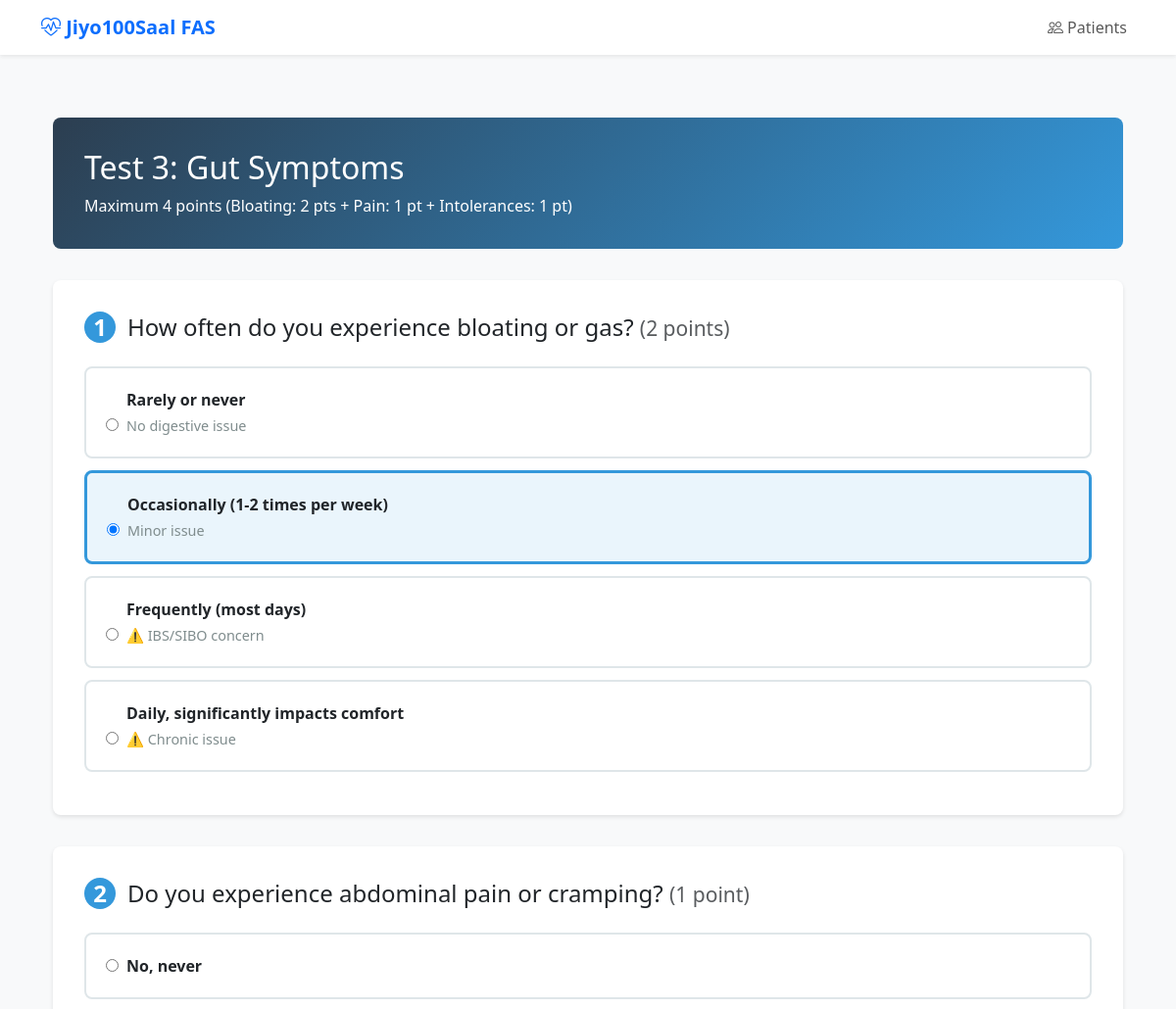
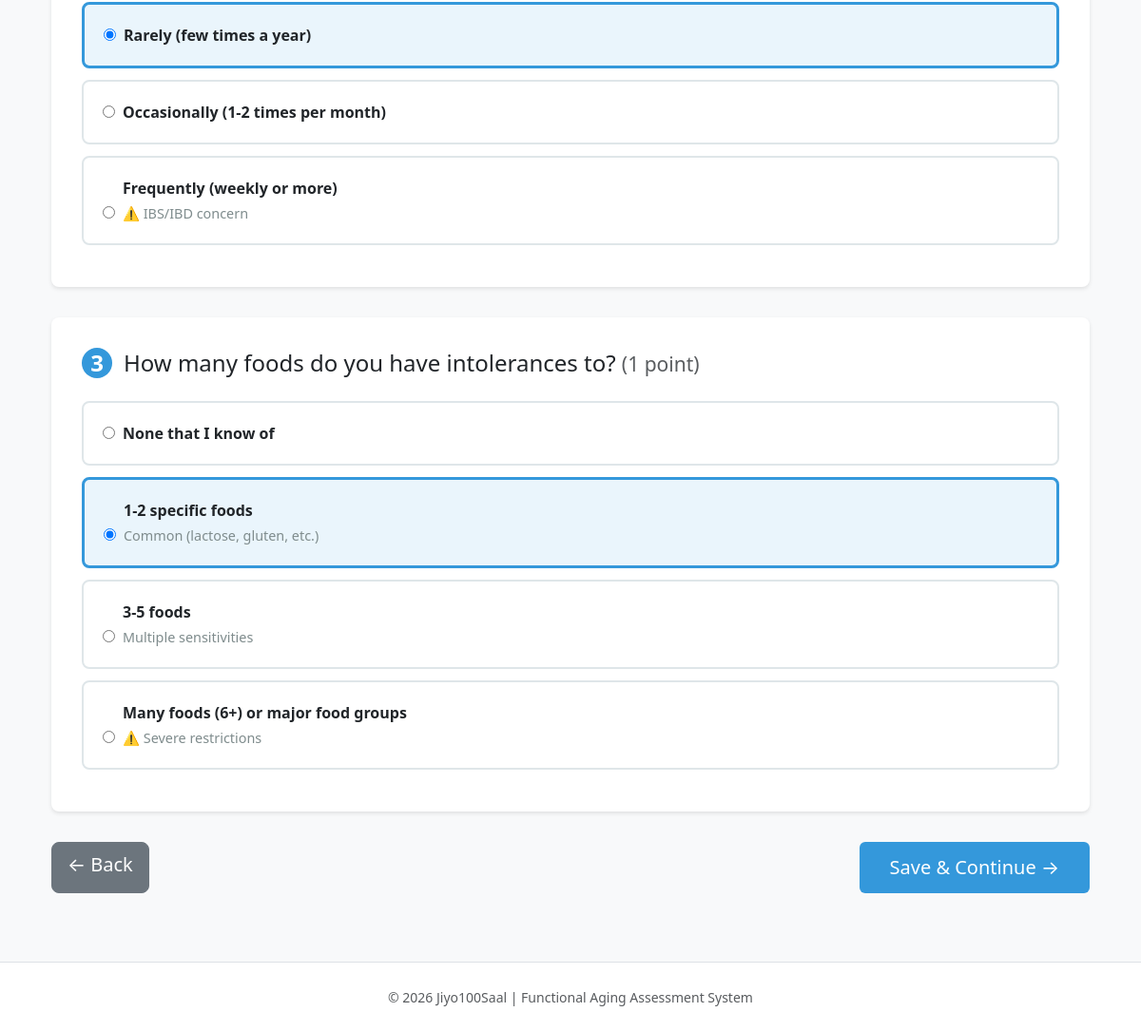
The page /assessment/1/pillar3/gut-symptoms on the database its author committed (2 pictures, top to bottom).
### models/pillar3.py (models this page shows, shortened)
class Pillar3Results(Base):
    __tablename__ = 'pillar_3_results'
    id: Mapped[int] = mapped_column(primary_key=True)
    assessment_id: Mapped[int] = mapped_column(
        ForeignKey('assessments.id', ondelete='CASCADE'),
        nullable=False,
        unique=True,
        index=True,
    )
    glucose_input_mode: Mapped[Optional[str]] = mapped_column(String(20), nullable=True)  # 'exact' or 'category'
    fasting_glucose: Mapped[Optional[Decimal]] = mapped_column(Numeric(5, 1), nullable=True)  # mg/dL
    hba1c: Mapped[Optional[Decimal]] = mapped_column(Numeric(4, 2), nullable=True)  # %
    glucose_category: Mapped[Optional[str]] = mapped_column(String(50), nullable=True)  # If using category mode
    glucose_blood_points: Mapped[Optional[Decimal]] = mapped_column(Numeric(3, 2), nullable=True)
    glucose_blood_category: Mapped[Optional[str]] = mapped_column(String(50), nullable=True)
    post_meal_feeling: Mapped[Optional[str]] = mapped_column(String(50), nullable=True)  # energized/comfortable/tired/coma
    fasting_tolerance: Mapped[Optional[str]] = mapped_column(String(50), nullable=True)  # fine/hungry/difficult/cannot
    glucose_functional_points: Mapped[Optional[Decimal]] = mapped_column(Numeric(3, 2), nullable=True)
    glucose_total_points: Mapped[Optional[Decimal]] = mapped_column(Numeric(3, 2), nullable=True)
    bowel_frequency: Mapped[Optional[str]] = mapped_column(String(50), nullable=True)  # 1-2daily/oncedaily/3-4daily/2-3days/5plus/weekly
    bowel_points: Mapped[Optional[Decimal]] = mapped_column(Numeric(3, 2), nullable=True)
    stool_consistency: Mapped[Optional[str]] = mapped_column(String(50), nullable=True)  # normal/slightly/abnormal
    stool_points: Mapped[Optional[Decimal]] = mapped_column(Numeric(3, 2), nullable=True)
    reflux_frequency: Mapped[Optional[str]] = mapped_column(String(50), nullable=True)  # never/occasional/frequent/daily
    reflux_points: Mapped[Optional[Decimal]] = mapped_column(Numeric(3, 2), nullable=True)
    meal_comfort: Mapped[Optional[str]] = mapped_column(String(50), nullable=True)  # comfortable/mild/bloated/significant
    meal_comfort_points: Mapped[Optional[Decimal]] = mapped_column(Numeric(3, 2), nullable=True)
    digestive_total_points: Mapped[Optional[Decimal]] = mapped_column(Numeric(3, 2), nullable=True)
    bloating_frequency: Mapped[Optional[str]] = mapped_column(String(50), nullable=True)  # rarely/occasional/frequent/daily
    bloating_points: Mapped[Optional[Decimal]] = mapped_column(Numeric(3, 2), nullable=True)
    abdominal_pain: Mapped[Optional[str]] = mapped_column(String(50), nullable=True)  # no/rarely/occasional/frequent
    pain_points: Mapped[Optional[Decimal]] = mapped_column(Numeric(3, 2), nullable=True)
    food_intolerances: Mapped[Optional[str]] = mapped_column(String(50), nullable=True)  # none/few/several/many
    intolerance_points: Mapped[Optional[Decimal]] = mapped_column(Numeric(3, 2), nullable=True)
    gut_symptoms_total_points: Mapped[Optional[Decimal]] = mapped_column(Numeric(3, 2), nullable=True)
    liver_input_mode: Mapped[Optional[str]] = mapped_column(String(20), nullable=True)  # 'exact' or 'category'
    alt_value: Mapped[Optional[Decimal]] = mapped_column(Numeric(5, 1), nullable=True)  # U/L
    ast_value: Mapped[Optional[Decimal]] = mapped_column(Numeric(5, 1), nullable=True)  # U/L
    liver_category_input: Mapped[Optional[str]] = mapped_column(String(50), nullable=True)  # If using category mode
    liver_points: Mapped[Optional[Decimal]] = mapped_column(Numeric(3, 2), nullable=True)
    liver_category: Mapped[Optional[str]] = mapped_column(String(50), nullable=True)
    crp_input_mode: Mapped[Optional[str]] = mapped_column(String(20), nullable=True)  # 'exact' or 'category'
    hs_crp: Mapped[Optional[Decimal]] = mapped_column(Numeric(5, 2), nullable=True)  # mg/L
    crp_category_input: Mapped[Optional[str]] = mapped_column(String(50), nullable=True)  # If using category mode
    crp_points: Mapped[Optional[Decimal]] = mapped_column(Numeric(3, 2), nullable=True)
    crp_risk_level: Mapped[Optional[str]] = mapped_column(String(50), nullable=True)
    pillar3_total: Mapped[Optional[Decimal]] = mapped_column(Numeric(4, 2), nullable=True)
    pillar3_pct: Mapped[Optional[Decimal]] = mapped_column(Numeric(5, 2), nullable=True)
    pillar3_category: Mapped[Optional[str]] = mapped_column(String(50), nullable=True)
    functional_age_modifier: Mapped[Optional[Decimal]] = mapped_column(Numeric(3, 1), nullable=True)
    clinical_alerts: Mapped[Optional[list]] = mapped_column(JSON, nullable=True)
    diabetes_flag: Mapped[Optional[bool]] = mapped_column(Boolean, default=False)
    prediabetes_flag: Mapped[Optional[bool]] = mapped_column(Boolean, default=False)
    liver_concern_flag: Mapped[Optional[bool]] = mapped_column(Boolean, default=False)
    inflammation_flag: Mapped[Optional[bool]] = mapped_column(Boolean, default=False)
    digestive_disorder_flag: Mapped[Optional[bool]] = mapped_column(Boolean, default=False)
    assessment: Mapped["Assessment"] = relationship(
        "Assessment",
        back_populates="pillar3_results",
    )

### routes/pillar3.py (the view, shortened to what this page needs)
@bp.route('/<int:assessment_id>/pillar3/gut-symptoms', methods=['GET', 'POST'])
def gut_symptoms(assessment_id: int):
    session = db.session()
    try:
        assessment = session.get(Assessment, assessment_id)
        if not assessment:
            flash('Assessment not found', 'error')
            return redirect(url_for('assessments.list_assessments'))
        patient = assessment.patient
        pillar3 = _get_or_create_pillar3(session, assessment)
        return render_template(
            'pillar3/gut_symptoms.html',
            assessment=assessment,
            patient=patient,
            pillar3=pillar3,
        )
    finally:
        session.close()

### models/base.py (called while the page is built)
    def session(self):
        if self.Session is None:
            raise RuntimeError("Database not initialized. Call init_app() first.")
        return self.Session()

### routes/pillar3.py (called while the page is built)
def _get_or_create_pillar3(session, assessment: Assessment) -> Pillar3Results:
    if assessment.pillar3_results:
        return assessment.pillar3_results
    pillar3 = Pillar3Results(assessment_id=assessment.id)
    session.add(pillar3)
    session.flush()
    return pillar3

### templates/pillar3/gut_symptoms.html (shortened to what this page needs)
{% extends "base.html" %}
{% block content %}
<div class="container mt-4">
    <div class="test-header">
        <h2>Test 3: Gut Symptoms</h2>
        <p class="mb-0">Maximum 4 points (Bloating: 2 pts + Pain: 1 pt + Intolerances: 1 pt)</p>
    </div>
    <form method="POST">
        <div class="question-section">
            <h4 class="mb-4"><span class="question-number">1</span>How often do you experience bloating or gas? <small class="text-muted">(2 points)</small></h4>
            <div class="radio-card"><input type="radio" name="bloating_frequency" value="rarely" id="bloat1" {% if pillar3 and pillar3.bloating_frequency == 'rarely' %}checked{% endif %} required><label for="bloat1" class="radio-label ms-2"><strong>Rarely or never</strong><div class="clinical-note">No digestive issue</div></label></div>
            <div class="radio-card"><input type="radio" name="bloating_frequency" value="occasional" id="bloat2" {% if pillar3 and pillar3.bloating_frequency == 'occasional' %}checked{% endif %}><label for="bloat2" class="radio-label ms-2"><strong>Occasionally (1-2 times per week)</strong><div class="clinical-note">Minor issue</div></label></div>
            <div class="radio-card"><input type="radio" name="bloating_frequency" value="frequent" id="bloat3" {% if pillar3 and pillar3.bloating_frequency == 'frequent' %}checked{% endif %}><label for="bloat3" class="radio-label ms-2"><strong>Frequently (most days)</strong><div class="clinical-note">⚠️ IBS/SIBO concern</div></label></div>
            <div class="radio-card"><input type="radio" name="bloating_frequency" value="daily" id="bloat4" {% if pillar3 and pillar3.bloating_frequency == 'daily' %}checked{% endif %}><label for="bloat4" class="radio-label ms-2"><strong>Daily, significantly impacts comfort</strong><div class="clinical-note">⚠️ Chronic issue</div></label></div>
        </div>
        <div class="question-section">
            <h4 class="mb-4"><span class="question-number">2</span>Do you experience abdominal pain or cramping? <small class="text-muted">(1 point)</small></h4>
            <div class="radio-card"><input type="radio" name="abdominal_pain" value="no" id="pain1" {% if pillar3 and pillar3.abdominal_pain == 'no' %}checked{% endif %} required><label for="pain1" class="radio-label ms-2"><strong>No, never</strong></label></div>
            <div class="radio-card"><input type="radio" name="abdominal_pain" value="rarely" id="pain2" {% if pillar3 and pillar3.abdominal_pain == 'rarely' %}checked{% endif %}><label for="pain2" class="radio-label ms-2"><strong>Rarely (few times a year)</strong></label></div>
            <div class="radio-card"><input type="radio" name="abdominal_pain" value="occasional" id="pain3" {% if pillar3 and pillar3.abdominal_pain == 'occasional' %}checked{% endif %}><label for="pain3" class="radio-label ms-2"><strong>Occasionally (1-2 times per month)</strong></label></div>
            <div class="radio-card"><input type="radio" name="abdominal_pain" value="frequent" id="pain4" {% if pillar3 and pillar3.abdominal_pain == 'frequent' %}checked{% endif %}><label for="pain4" class="radio-label ms-2"><strong>Frequently (weekly or more)</strong><div class="clinical-note">⚠️ IBS/IBD concern</div></label></div>
        </div>
        <div class="question-section">
            <h4 class="mb-4"><span class="question-number">3</span>How many foods do you have intolerances to? <small class="text-muted">(1 point)</small></h4>
            <div class="radio-card"><input type="radio" name="food_intolerances" value="none" id="intol1" {% if pillar3 and pillar3.food_intolerances == 'none' %}checked{% endif %} required><label for="intol1" class="radio-label ms-2"><strong>None that I know of</strong></label></div>
            <div class="radio-card"><input type="radio" name="food_intolerances" value="few" id="intol2" {% if pillar3 and pillar3.food_intolerances == 'few' %}checked{% endif %}><label for="intol2" class="radio-label ms-2"><strong>1-2 specific foods</strong><div class="clinical-note">Common (lactose, gluten, etc.)</div></label></div>
            <div class="radio-card"><input type="radio" name="food_intolerances" value="several" id="intol3" {% if pillar3 and pillar3.food_intolerances == 'several' %}checked{% endif %}><label for="intol3" class="radio-label ms-2"><strong>3-5 foods</strong><div class="clinical-note">Multiple sensitivities</div></label></div>
            <div class="radio-card"><input type="radio" name="food_intolerances" value="many" id="intol4" {% if pillar3 and pillar3.food_intolerances == 'many' %}checked{% endif %}><label for="intol4" class="radio-label ms-2"><strong>Many foods (6+) or major food groups</strong><div class="clinical-note">⚠️ Severe restrictions</div></label></div>
        </div>
        <div class="d-flex justify-content-between">
            <a href="{{ url_for('pillar3.overview', assessment_id=assessment.id) }}" class="btn btn-secondary btn-lg">← Back</a>
            <button type="submit" class="btn btn-pillar3 btn-lg">Save & Continue →</button>
        </div>
    </form>
</div>
{% endblock %}

### templates/base.html (style rules this page uses)
:root { --primary-color: #0d6efd; --success-color: #198754; --warning-color: #ffc107; --danger-color: #dc3545; }
body { background-color: #f8f9fa; }

### templates/pillar3/gut_symptoms.html (style rules this page uses)
:root { --pillar3-primary: #2c3e50; --pillar3-accent: #3498db; }
.test-header { background: linear-gradient(135deg, var(--pillar3-primary), var(--pillar3-accent)); color: white; padding: 2rem; border-radius: 8px; margin-bottom: 2rem; }
.radio-card { border: 2px solid #dfe6e9; border-radius: 8px; padding: 1.25rem; margin-bottom: 0.75rem; cursor: pointer; transition: all 0.3s; }
.radio-card.selected { border-color: var(--pillar3-accent); background: rgba(52, 152, 219, 0.1); border-width: 3px; }
.question-section { background: white; border-radius: 8px; padding: 2rem; margin-bottom: 2rem; box-shadow: 0 2px 4px rgba(0,0,0,0.1); }
.question-number { background: var(--pillar3-accent); color: white; width: 32px; height: 32px; border-radius: 50%; display: inline-flex; align-items: center; justify-content: center; font-weight: bold; margin-right: 0.75rem; }
.btn-pillar3 { background: var(--pillar3-accent); color: white; border: none; padding: 0.75rem 2rem; border-radius: 6px; transition: all 0.3s; }
.clinical-note { font-size: 0.9rem; color: #7f8c8d; margin-top: 0.25rem; }

### rows shown on the page
Pillar3Results: bloating_frequency "☐ Rarely or never No digestive i", bloating_frequency "☑ Occasionally (1-2 times per we", bloating_frequency "☐ Frequently (most days) ⚠️ IBS/", bloating_frequency "☐ Daily, significantly impacts c", abdominal_pain "☐ No, never", abdominal_pain "☑ Rarely (few times a year)", abdominal_pain "☐ Occasionally (1-2 times per mo", abdominal_pain "☐ Frequently (weekly or more) ⚠️", food_intolerances "☐ None that I know of", food_intolerances "☑ 1-2 specific foods Common (lac", food_intolerances "☐ 3-5 foods Multiple sensitiviti", food_intolerances "☐ Many foods (6+) or major food"
